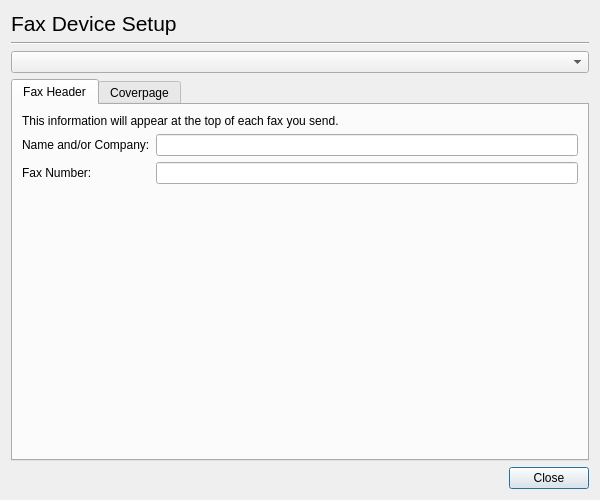
<ui version="4.0" >
 <class>Dialog</class>
 <widget class="QDialog" name="Dialog" >
  <property name="geometry" >
   <rect>
    <x>0</x>
    <y>0</y>
    <width>600</width>
    <height>500</height>
   </rect>
  </property>
  <property name="windowTitle" >
   <string>HP Device Manager - Fax Device Setup</string>
  </property>
  <layout class="QGridLayout" >
   <item row="0" column="0" >
    <widget class="QLabel" name="label" >
     <property name="font" >
      <font>
       <pointsize>16</pointsize>
      </font>
     </property>
     <property name="text" >
      <string>Fax Device Setup</string>
     </property>
    </widget>
   </item>
   <item row="1" column="0" colspan="3" >
    <widget class="Line" name="line" >
     <property name="orientation" >
      <enum>Qt::Horizontal</enum>
     </property>
    </widget>
   </item>
   <item row="2" column="0" colspan="3" >
    <widget class="DeviceUriComboBox" name="FaxComboBox" />
   </item>
   <item row="3" column="0" colspan="3" >
    <widget class="QTabWidget" name="tabWidget" >
     <property name="currentIndex" >
      <number>0</number>
     </property>
     <widget class="QWidget" name="tab" >
      <attribute name="title" >
       <string>Fax Header</string>
      </attribute>
      <layout class="QGridLayout" >
       <item row="0" column="0" colspan="2" >
        <widget class="QLabel" name="label_3" >
         <property name="text" >
          <string>This information will appear at the top of each fax you send.</string>
         </property>
        </widget>
       </item>
       <item row="1" column="0" >
        <widget class="QLabel" name="label_2" >
         <property name="text" >
          <string>Name and/or Company:</string>
         </property>
        </widget>
       </item>
       <item row="1" column="1" >
        <widget class="QLineEdit" name="NameCompanyLineEdit" />
       </item>
       <item row="2" column="0" >
        <widget class="QLabel" name="label_4" >
         <property name="text" >
          <string>Fax Number:</string>
         </property>
        </widget>
       </item>
       <item row="2" column="1" >
        <widget class="QLineEdit" name="FaxNumberLineEdit" />
       </item>
       <item row="3" column="1" >
        <spacer>
         <property name="orientation" >
          <enum>Qt::Vertical</enum>
         </property>
         <property name="sizeHint" >
          <size>
           <width>20</width>
           <height>40</height>
          </size>
         </property>
        </spacer>
       </item>
      </layout>
     </widget>
     <widget class="QWidget" name="tab_2" >
      <attribute name="title" >
       <string>Coverpage</string>
      </attribute>
      <layout class="QGridLayout" >
       <item row="0" column="0" colspan="2" >
        <widget class="QLabel" name="label_5" >
         <property name="text" >
          <string>This information will appear on all coverpages.</string>
         </property>
        </widget>
       </item>
       <item row="1" column="0" >
        <widget class="QLabel" name="label_6" >
         <property name="text" >
          <string>Voice Phone Number:</string>
         </property>
        </widget>
       </item>
       <item row="1" column="1" colspan="2" >
        <widget class="QLineEdit" name="VoiceNumberLineEdit" />
       </item>
       <item row="2" column="0" >
        <widget class="QLabel" name="label_7" >
         <property name="text" >
          <string>Email Address:</string>
         </property>
        </widget>
       </item>
       <item row="2" column="1" colspan="2" >
        <widget class="QLineEdit" name="EmailLineEdit" />
       </item>
       <item row="3" column="2" >
        <spacer>
         <property name="orientation" >
          <enum>Qt::Vertical</enum>
         </property>
         <property name="sizeHint" >
          <size>
           <width>20</width>
           <height>40</height>
          </size>
         </property>
        </spacer>
       </item>
      </layout>
     </widget>
    </widget>
   </item>
   <item row="4" column="0" >
    <spacer>
     <property name="orientation" >
      <enum>Qt::Horizontal</enum>
     </property>
     <property name="sizeHint" >
      <size>
       <width>371</width>
       <height>20</height>
      </size>
     </property>
    </spacer>
   </item>
   <item row="4" column="2" >
    <widget class="QPushButton" name="CancelButton" >
     <property name="text" >
      <string>Close</string>
     </property>
    </widget>
   </item>
  </layout>
 </widget>
 <customwidgets>
  <customwidget>
   <class>DeviceUriComboBox</class>
   <extends>QComboBox</extends>
   <header>deviceuricombobox.h</header>
  </customwidget>
 </customwidgets>
 <resources/>
 <connections/>
</ui>
